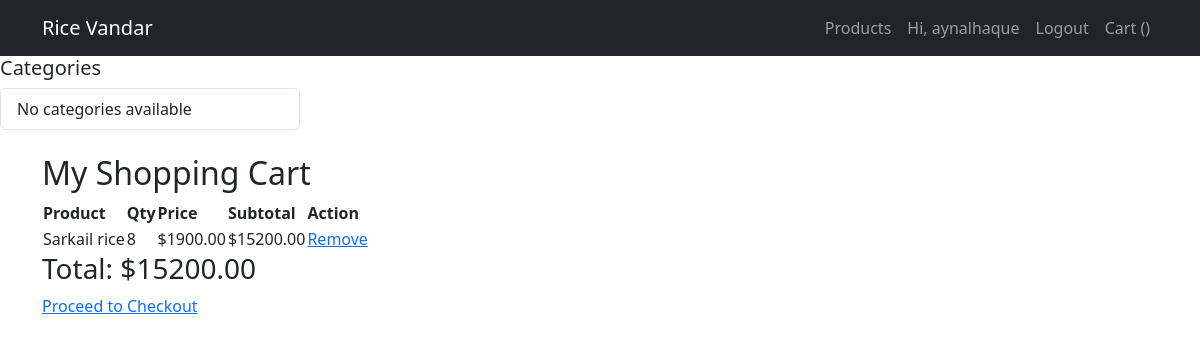
The app's page /cart/ (signed in) with its own data.
### cart/models.py (models this page shows, shortened)
class CartItem(models.Model):
    cart = models.ForeignKey(Cart, related_name="items", on_delete=models.CASCADE)
    product = models.ForeignKey(Product, on_delete=models.CASCADE)
    quantity = models.PositiveIntegerField(default=1)
    def subtotal(self):
        return self.product.price * self.quantity

class Cart(models.Model):
    user = models.ForeignKey(settings.AUTH_USER_MODEL, on_delete=models.CASCADE, null=True, blank=True)
    created_at = models.DateTimeField(auto_now_add=True)
    def total_price(self):
        return sum(item.subtotal() for item in self.items.all())

### catalogue/models.py (models this page shows, shortened)
class Product(models.Model):
    name = models.CharField(max_length=200)
    category = models.ForeignKey(RiceCategory, on_delete=models.CASCADE, related_name="products", null=True, blank=True)
    description = models.TextField(blank=True)
    price = models.DecimalField(max_digits=10, decimal_places=2)
    stock = models.PositiveIntegerField(default=0)
    image = models.ImageField(upload_to='products/', blank=True, null=True)
    created_at = models.DateTimeField(auto_now_add=True)
    updated_at = models.DateTimeField(auto_now=True)

### cart/views.py (the view)
# urls.py: path("", views.cart_detail, name="cart_detail"),
@login_required
def cart_detail(request):
    cart, created = Cart.objects.get_or_create(user=request.user)
    return render(request, "cart/cart_detail.html", {"cart": cart})

### templates/cart/cart_detail.html
{% extends "base.html" %}
{% block content %}
<h2>My Shopping Cart</h2>
<table>
    <tr>
        <th>Product</th>
        <th>Qty</th>
        <th>Price</th>
        <th>Subtotal</th>
        <th>Action</th>
    </tr>
    {% for item in cart.items.all %}
    <tr>
        <td>{{ item.product.name }}</td>
        <td>{{ item.quantity }}</td>
        <td>${{ item.product.price }}</td>
        <td>${{ item.subtotal }}</td>
        <td><a href="{% url 'cart:remove_from_cart' item.id %}">Remove</a></td>
    </tr>
    {% endfor %}
</table>
<h3>Total: ${{ cart.total_price }}</h3>
<a href="{% url 'cart:checkout' %}">Proceed to Checkout</a>
{% endblock %}

### templates/base.html (shortened to what this page needs)
{% load static %}
<!DOCTYPE html>
<html lang="en">
<head>
    <link rel="stylesheet" href="{% static 'css/styles.css' %}?v={{ time }}">
    <link href="https://cdn.jsdelivr.net/npm/bootstrap@5.3.0/dist/css/bootstrap.min.css" rel="stylesheet">
</head>
<body>
    <nav class="navbar navbar-expand-lg navbar-dark bg-dark">
      <div class="container">
        <a class="navbar-brand " href="{% url 'catalogue:product_list' %}">Rice Vandar</a>
        <div>
          <ul class="navbar-nav">
            <li class="nav-item"><a class="nav-link" href="{% url 'catalogue:product_list' %}">Products</a></li>
            {% if user.is_authenticated %}
              <li class="nav-item"><a class="nav-link" href="{% url 'accounts:profile' %}">Hi, {{ user.username }}</a></li>
              <li class="nav-item"><a class="nav-link" href="{% url 'accounts:logout' %}">Logout</a></li>
            {% else %}
              <li class="nav-item"><a class="nav-link" href="{% url 'accounts:login' %}">Login</a></li>
              <li class="nav-item"><a class="nav-link" href="{% url 'accounts:register' %}">Register</a></li>
            {% endif %}
            <li class="nav-item"><a class="nav-link" href="{% url 'cart:view_cart' %}">Cart ({{ cart_item_count }})</a></li>
          </ul>
        </div>
      </div>
    </nav>
 <div class="col-md-3">
                <h5>Categories</h5>
                <ul class="list-group">
                    {% for cat in categories %}
                        <li class="list-group-item">
                            <a href="{% url 'catalogue:category_products' cat.id %}">{{ cat.name }}</a>
                        </li>
                    {% empty %}
                        <li class="list-group-item">No categories available</li>
                    {% endfor %}
                </ul>
            </div>
    <div class="container mt-4">
        {% block content %}{% endblock %}
    </div>
</body>
</html>

### static/css/styles.css (style rules this page uses)
body { background-color: hwb(110 23% 49%); color: black; }

### records on screen
CartItem: product.name "Sarkail rice", quantity "8", product.price "1900.00", subtotal "15200.00"
Cart: total_price "15200.00"

### other values on screen
{{ user.username }} "aynalhaque"
